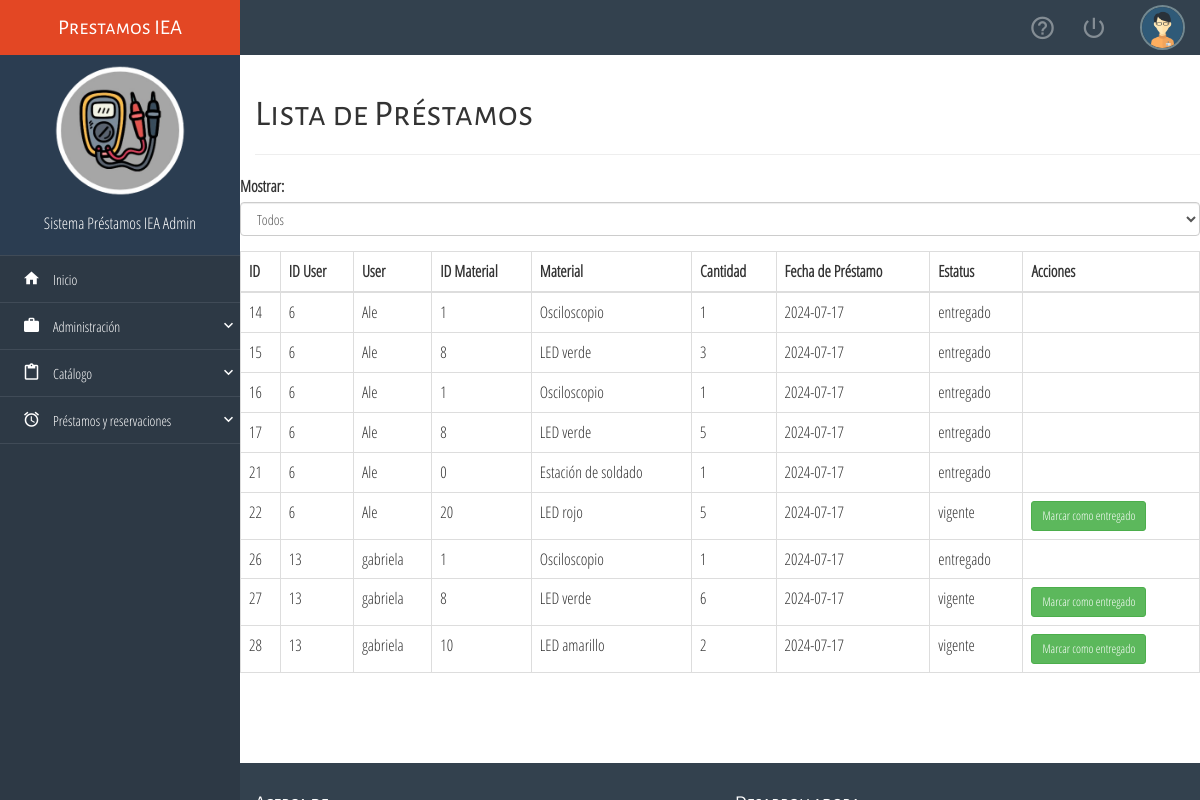
/prestamos.php, run on the app's committed database.
### tables this page shows
CREATE TABLE `prestamos` (
  `id` int(11) NOT NULL,
  `id_usuario` int(11) DEFAULT NULL,
  `id_material` int(11) DEFAULT NULL,
  `cantidad` int(11) NOT NULL,
  `fecha_prestamo` date DEFAULT NULL,
  `estatus` enum('vigente','entregado') NOT NULL DEFAULT 'vigente'
);

CREATE TABLE `catalogo` (
  `ID` int(11) NOT NULL,
  `nombre` varchar(30) NOT NULL,
  `tipo` enum('equipo','componente') NOT NULL,
  `cantidad` int(11) NOT NULL,
  `disponibles` int(11) NOT NULL
);

### prestamos.php (the view, shortened to what this page needs)
<?php
include("conexion.php");
$estatus = isset($_GET['estatus']) ? $_GET['estatus'] : 'todos';
$query = "SELECT prestamos.id, prestamos.id_usuario, login.user AS nombre_usuario,
                 prestamos.id_material, catalogo.nombre AS nombre_material,
                 prestamos.cantidad, prestamos.fecha_prestamo, prestamos.estatus
          FROM prestamos
          INNER JOIN login ON prestamos.id_usuario = login.ID
          INNER JOIN catalogo ON prestamos.id_material = catalogo.ID";
$query .= " ORDER BY prestamos.fecha_prestamo DESC";
$result = $mysqli->query($query);
if ($result->num_rows > 0) {
    $prestamos = $result->fetch_all(MYSQLI_ASSOC);
} else {
    $prestamos = [];
}
?>
<!DOCTYPE html>
<html lang="es">
<head>
    <link rel="stylesheet" href="css/sweet-alert.css">
    <link rel="stylesheet" href="css/material-design-iconic-font.min.css">
    <link rel="stylesheet" href="css/normalize.css">
    <link rel="stylesheet" href="css/bootstrap.min.css">
    <link rel="stylesheet" href="css/jquery.mCustomScrollbar.css">
    <link rel="stylesheet" href="css/style.css">
</head>
<body>
    <div class="navbar-lateral full-reset">
        <div class="full-reset container-menu-movile custom-scroll-containers">
            <div class="logo full-reset all-tittles">
                Prestamos IEA
            </div>
            <div class="full-reset" style="background-color:#2B3D51; padding: 10px 0; color:#fff;">
                <figure>
                    <img src="assets/img/logo1.png" alt="Biblioteca" class="img-responsive center-box" style="width:55%;">
                </figure>
                <p class="text-center" style="padding-top: 15px;">Sistema Préstamos IEA Admin</p>
            </div>
            <div class="full-reset nav-lateral-list-menu">
                <ul class="list-unstyled">
                    <li><a href="admin.php"><i class="zmdi zmdi-home zmdi-hc-fw"></i>&nbsp;&nbsp; Inicio</a></li>
                    <li>
                        <div class="dropdown-menu-button"><i class="zmdi zmdi-case zmdi-hc-fw"></i>&nbsp;&nbsp; Administración <i class="zmdi zmdi-chevron-down pull-right zmdi-hc-fw"></i></div>
                    </li>
                    <li>
                        <div class="dropdown-menu-button"><i class="zmdi zmdi-assignment-o zmdi-hc-fw"></i>&nbsp;&nbsp; Catálogo <i class="zmdi zmdi-chevron-down pull-right zmdi-hc-fw"></i></div>
                    </li>
                    <li>
                        <div class="dropdown-menu-button"><i class="zmdi zmdi-alarm zmdi-hc-fw"></i>&nbsp;&nbsp; Préstamos y reservaciones <i class="zmdi zmdi-chevron-down pull-right zmdi-hc-fw"></i></div>
                    </li>
            </div>
        </div>
    </div>
    <div class="content-page-container full-reset custom-scroll-containers">
        <nav class="navbar-user-top full-reset">
            <ul class="list-unstyled full-reset">
                <figure>
                   <img src="assets/img/user01.png" alt="user-picture" class="img-responsive img-circle center-box">
                </figure>
                <li  class="tooltips-general exit-system-button" data-href="index.php" data-placement="bottom" title="Salir del sistema">
                    <i class="zmdi zmdi-power"></i>
                </li>
                <li  class="tooltips-general btn-help" data-placement="bottom" title="Ayuda">
                    <i class="zmdi zmdi-help-outline zmdi-hc-fw"></i>
                </li>
            </ul>
        </nav>
        <div class="container">
            <div class="page-header">
              <h1 class="all-tittles">Lista de Préstamos</h1>
            </div>
            </div>
        <div class="form-group">
            <label for="estatus">Mostrar:</label>
            <select name="estatus" id="estatus" class="form-control" onchange="filtroPrestamos()">
                <option value="todos" <?php if ($estatus == 'todos') echo 'selected'; ?>>Todos</option>
            </select>
        </div>
        <div class="table-responsive">
            <table class="table table-bordered table-hover">
                <thead>
                    <tr>
                        <th>ID</th>
                        <th>ID User</th>
                        <th>User</th>
                        <th>ID Material</th>
                        <th>Material</th>
                        <th>Cantidad</th>
                        <th>Fecha de Préstamo</th>
                        <th>Estatus</th>
                        <th>Acciones</th>
                    </tr>
                </thead>
                <tbody>
                    <?php foreach ($prestamos as $prestamo): ?>
                        <tr>
                            <td><?php echo $prestamo['id']; ?></td>
                            <td><?php echo $prestamo['id_usuario']; ?></td>
                            <td><?php echo $prestamo['nombre_usuario']; ?></td>
                            <td><?php echo $prestamo['id_material']; ?></td>
                            <td><?php echo $prestamo['nombre_material']; ?></td>
                            <td><?php echo $prestamo['cantidad']; ?></td>
                            <td><?php echo $prestamo['fecha_prestamo']; ?></td>
                            <td><?php echo $prestamo['estatus']; ?></td>
                            <td>
                                <?php if ($prestamo['estatus'] == 'vigente'): ?>
                                    <a href="cambiarEstatus.php?id=<?php echo $prestamo['id']; ?>" class="btn btn-success btn-sm">Marcar como entregado</a>
                                <?php endif; ?>
                            </td>
                        </tr>
                    <?php endforeach; ?>
                </tbody>
            </table>
        </div>
       <footer class="footer full-reset">
            <div class="container-fluid">
                <div class="row">
                    <div class="col-xs-12 col-sm-6">
                        <h4 class="all-tittles">Acerca de</h4>
                    </div>
                    <div class="col-xs-12 col-sm-6">
                        <h4 class="all-tittles">Desarrolladora</h4>
                    </div>
                </div>
            </div>
        </footer>
    </div>
</body>
</html>

### css/style.css (style rules this page uses)
html, body { height: 100%; margin: 0; padding: 0; width: 100%; font-size: 16px; font-family: "Parrafos" !important; background-color: #fff; }
.all-tittles { font-family: "Titulos" !important; }
.center-box { margin: 0 auto; }
.full-reset { margin: 0; padding: 0; width: 100%; }
.navbar-user-top { background-color: #33414E; height: 55px; position: relative; top: 0; left: 0; z-index: 7; }
.navbar-user-top > ul { height: 55px; padding: 0 15px; margin: 0; }
.navbar-user-top > ul > li { display: inline-block; float: right; color: rgba(255,255,255,.4); height: 55px; margin: 0 12px; text-align: center; cursor: pointer; line-height: 55px; }
.navbar-user-top > ul > li > i { font-size: 27px; line-height: 55px; }
.navbar-user-top > ul > figure > img { width: 45px; float: right; height: 45px; border: 2px solid #728890; margin-top: 5px; }
.navbar-lateral { width: 20%; height: 100%; position: absolute; top: 0; left: 0; z-index: 1; }
.container-menu-movile { background-color: #2D3945; height: 100% !important; }
.logo { height: 55px; line-height: 55px; background-color: #E34724; color: #fff; text-align: center; font-size: 21px; overflow: hidden; }
.content-page-container { height: 100%; position: absolute; top: 0; right: 0; z-index: 1; width: 80%; background-color: #fff; }
.nav-lateral-list-menu ul li { margin: 0; padding: 0; display: block; }
.nav-lateral-list-menu ul li a, .nav-lateral-list-menu ul li div { width: 100%; min-height: 45px; line-height: 45px; display: block; padding: 0; padding-left: 20px; font-size: 14px; text-decoration: none; color: #fff; border-bottom: 1px solid rgba(230,233,238,.1); transition: .3s all ease-in-out; -moz-transition: .3s all ease-in-out; -ms-transition: .3s all ease-in-out; -webkit-transition: .3s all ease-in-out; }
.nav-lateral-list-menu i { font-size: 18px; line-height: 45px; }
.nav-lateral-list-menu ul li:first-child { border-top: 1px solid rgba(230,233,238,.1); }
.nav-lateral-list-menu ul li div { cursor: pointer; }
.footer { background-color: #33414E; height: auto; color: #fff; padding-top: 20px; margin-top: 70px; }
@media (min-width: 1200px) { .navbar-lateral { display: inherit !important; } }

### data on the page
prestamos: id "14", id_usuario "6", id_usuario.user "Ale", id_material "1", id_material.nombre "Osciloscopio", cantidad "1", fecha_prestamo "2024-07-17", estatus "entregado"
prestamos: id "15", id_usuario "6", id_usuario.user "Ale", id_material "8", id_material.nombre "LED verde", cantidad "3", fecha_prestamo "2024-07-17", estatus "entregado"
prestamos: id "16", id_usuario "6", id_usuario.user "Ale", id_material "1", id_material.nombre "Osciloscopio", cantidad "1", fecha_prestamo "2024-07-17", estatus "entregado"
prestamos: id "17", id_usuario "6", id_usuario.user "Ale", id_material "8", id_material.nombre "LED verde", cantidad "5", fecha_prestamo "2024-07-17", estatus "entregado"
prestamos: id "21", id_usuario "6", id_usuario.user "Ale", id_material "0", id_material.nombre "Estación de soldado", cantidad "1", fecha_prestamo "2024-07-17", estatus "entregado"
prestamos: id "22", id_usuario "6", id_usuario.user "Ale", id_material "20", id_material.nombre "LED rojo", cantidad "5", fecha_prestamo "2024-07-17", estatus "vigente"
prestamos: id "26", id_usuario "13", id_usuario.user "gabriela", id_material "1", id_material.nombre "Osciloscopio", cantidad "1", fecha_prestamo "2024-07-17", estatus "entregado"
prestamos: id "27", id_usuario "13", id_usuario.user "gabriela", id_material "8", id_material.nombre "LED verde", cantidad "6", fecha_prestamo "2024-07-17", estatus "vigente"
prestamos: id "28", id_usuario "13", id_usuario.user "gabriela", id_material "10", id_material.nombre "LED amarillo", cantidad "2", fecha_prestamo "2024-07-17", estatus "vigente"
